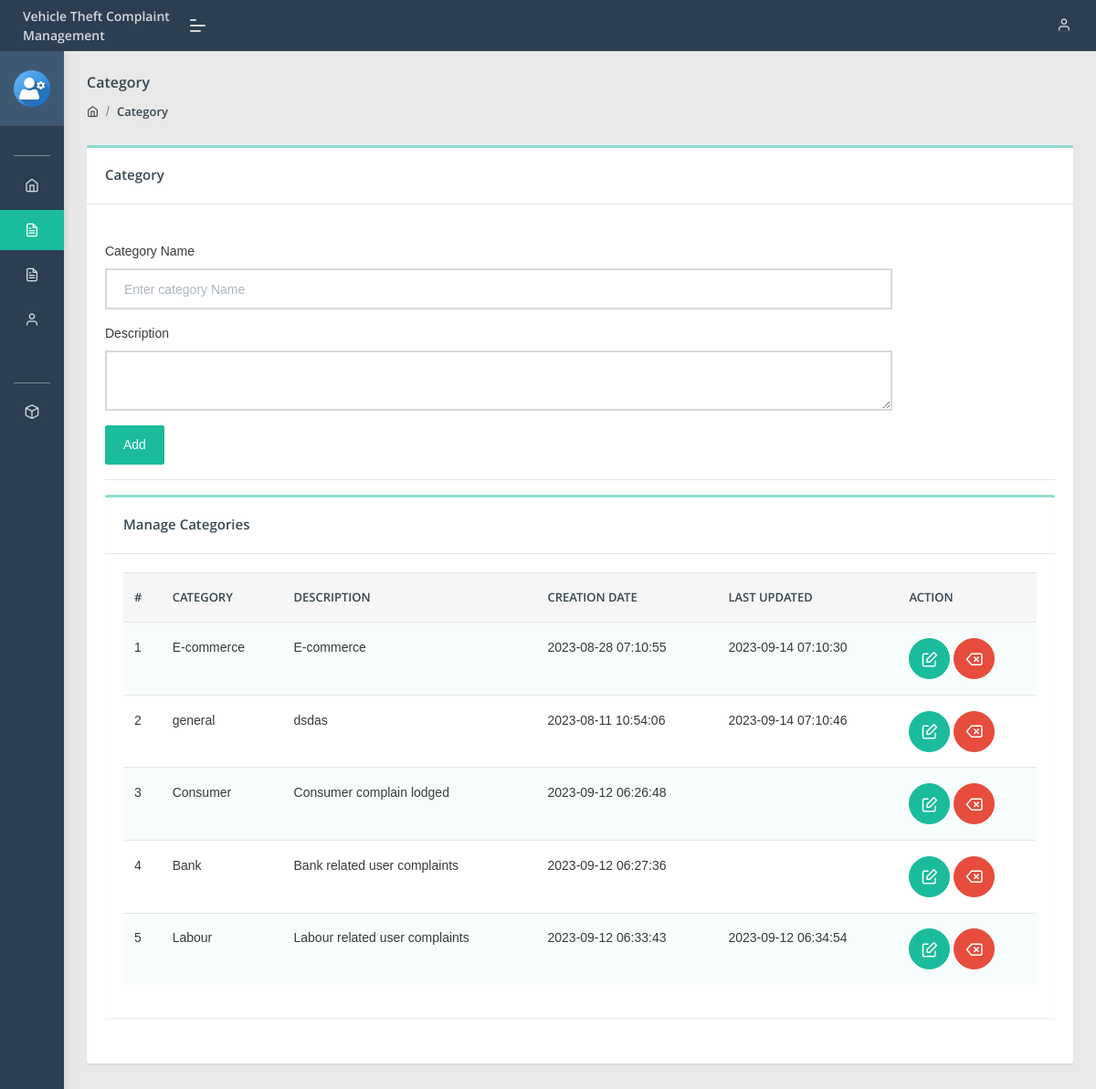
The app's page /admin/category.php (signed in) with its own data.
### tables this page shows
CREATE TABLE `category` (
  `id` int(11) NOT NULL,
  `categoryName` varchar(255) DEFAULT NULL,
  `categoryDescription` longtext DEFAULT NULL,
  `creationDate` timestamp NULL DEFAULT current_timestamp(),
  `updationDate` timestamp NULL DEFAULT NULL ON UPDATE current_timestamp()
);

### admin/category.php (the view, shortened to what this page needs)
<?php
include('include/config.php');
if(strlen($_SESSION['aid'])==0)
    {
header('location:index.php');
}
else{
?>
<!DOCTYPE html>
<html lang="en">
<head>
    <link rel="stylesheet" href="assets/css/style.css">
</head>
<body class="">
	<?php include('include/sidebar.php');?>
	<?php include('include/header.php');?>
<section class="pcoded-main-container">
    <div class="pcoded-content">
        <div class="page-header">
            <div class="page-block">
                <div class="row align-items-center">
                    <div class="col-md-12">
                        <div class="page-header-title">
                            <h5 class="m-b-10">Category</h5>
                        </div>
                        <ul class="breadcrumb">
                            <li class="breadcrumb-item"><a href="dashboard.php"><i class="feather icon-home"></i></a></li>
                            <li class="breadcrumb-item"><a href="category.php">Category</a></li>
                        </ul>
                    </div>
                </div>
            </div>
        </div>
        <div class="row">
            <div class="col-sm-12">
                <div class="card">
                    <div class="card-header">
                        <h5>Category</h5>
                    </div>
                    <div class="card-body">
                        <div class="row">
                            <div class="col-md-10">
                                    <br />
                                <form method="post" name="Category">
                                    <div class="form-group">
                                        <label for="exampleInputEmail1">Category Name</label>
                                        <input type="text"placeholder="Enter category Name"  name="category" class="form-control" required="true">
                                    </div>
                                      <div class="form-group">
                                        <label for="exampleInputEmail1">Description</label>
                                        <textarea  name="description" class="form-control" ></textarea>
                                    </div>
                                    <button type="submit" class="btn  btn-primary" name="submit">Add</button>
                                </form>
                            </div>
                        </div>
                     <hr>
                      <div class="row">
                            <div class="col-xl-12">
                <div class="card">
                    <div class="card-header">
                        <h5>Manage Categories</h5>
                    </div>
                    <div class="card-body table-border-style">
                        <div class="table-responsive">
                            <table class="table table-striped">
                                <thead>
                                    <tr>
                                            <th>#</th>
                                            <th>Category</th>
                                            <th>Description</th>
                                            <th>Creation date</th>
                                            <th>Last Updated</th>
                                            <th>Action</th>
                                        </tr>
                                </thead>
                                <tbody>
                                    <?php $query=mysqli_query($con,"select * from category");
$cnt=1;
while($row=mysqli_fetch_array($query))
{
?>
                                        <tr>
                                            <td><?php echo htmlentities($cnt);?></td>
                                            <td><?php echo htmlentities($row['categoryName']);?></td>
                                            <td><?php echo htmlentities($row['categoryDescription']);?></td>
                                            <td> <?php echo htmlentities($row['creationDate']);?></td>
                                            <td><?php echo htmlentities($row['updationDate']);?></td>
                                            <td>
                                            <a href="edit-category.php?id=<?php echo $row['id']?>" class="btn btn-icon btn-primary btn-xs"><i class="feather icon-edit"></i></a>
                                            <a href="category.php?id=<?php echo $row['id']?>&del=delete" class="btn  btn-icon btn-danger" onClick="return confirm('Are you sure you want to delete?')"><i class="feather icon-delete"></i></a></td>
                                        </tr>
                                        <?php $cnt=$cnt+1; } ?>
                                </tbody>
                            </table>
                        </div>
                    </div>
                </div>
            </div>
                        </div>
                    </div>
                </div>
            </div>
        </div>
    </div>
</section>
</body>
</html>
<?php } ?>

### records on screen
category: categoryName "E-commerce", categoryDescription "E-commerce", creationDate "2023-08-28 07:10:55", updationDate "2023-09-14 07:10:30"
category: categoryName "general", categoryDescription "dsdas", creationDate "2023-08-11 10:54:06", updationDate "2023-09-14 07:10:46"
category: categoryName "Consumer", categoryDescription "Consumer complain lodged", creationDate "2023-09-12 06:26:48"
category: categoryName "Bank", categoryDescription "Bank related user complaints", creationDate "2023-09-12 06:27:36"
category: categoryName "Labour", categoryDescription "Labour related user complaints", creationDate "2023-09-12 06:33:43", updationDate "2023-09-12 06:34:54"
